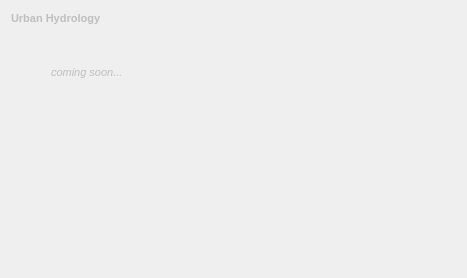
            <widget class="QWidget" name="scrollAreaWidgetContents_12">
             <property name="geometry">
              <rect>
               <x>0</x>
               <y>0</y>
               <width>463</width>
               <height>278</height>
              </rect>
             </property>
             <layout class="QVBoxLayout" name="verticalLayout_25">
              <item>
               <widget class="QLabel" name="simulationconfig_lbl_4">
                <property name="enabled">
                 <bool>false</bool>
                </property>
                <property name="minimumSize">
                 <size>
                  <width>445</width>
                  <height>16</height>
                 </size>
                </property>
                <property name="maximumSize">
                 <size>
                  <width>16777215</width>
                  <height>16</height>
                 </size>
                </property>
                <property name="text">
                 <string>&lt;!DOCTYPE HTML PUBLIC &quot;-//W3C//DTD HTML 4.0//EN&quot; &quot;http://www.w3.org/TR/REC-html40/strict.dtd&quot;&gt;
&lt;html&gt;&lt;head&gt;&lt;meta name=&quot;qrichtext&quot; content=&quot;1&quot; /&gt;&lt;style type=&quot;text/css&quot;&gt;
p, li { white-space: pre-wrap; }
&lt;/style&gt;&lt;/head&gt;&lt;body style=&quot; font-family:'MS Shell Dlg 2'; font-size:8.25pt; font-weight:400; font-style:normal;&quot;&gt;
&lt;p style=&quot; margin-top:0px; margin-bottom:0px; margin-left:0px; margin-right:0px; -qt-block-indent:0; text-indent:0px;&quot;&gt;&lt;span style=&quot; font-size:8pt; font-weight:600;&quot;&gt;Urban Hydrology&lt;/span&gt;&lt;/p&gt;&lt;/body&gt;&lt;/html&gt;</string>
                </property>
               </widget>
              </item>
              <item>
               <widget class="QWidget" name="outputconfig_widget_4" native="true">
                <property name="minimumSize">
                 <size>
                  <width>0</width>
                  <height>100</height>
                 </size>
                </property>
                <widget class="QLabel" name="comingsoon_6">
                 <property name="enabled">
                  <bool>false</bool>
                 </property>
                 <property name="geometry">
                  <rect>
                   <x>40</x>
                   <y>30</y>
                   <width>111</width>
                   <height>20</height>
                  </rect>
                 </property>
                 <property name="text">
                  <string>&lt;!DOCTYPE HTML PUBLIC &quot;-//W3C//DTD HTML 4.0//EN&quot; &quot;http://www.w3.org/TR/REC-html40/strict.dtd&quot;&gt;
&lt;html&gt;&lt;head&gt;&lt;meta name=&quot;qrichtext&quot; content=&quot;1&quot; /&gt;&lt;style type=&quot;text/css&quot;&gt;
p, li { white-space: pre-wrap; }
&lt;/style&gt;&lt;/head&gt;&lt;body style=&quot; font-family:'MS Shell Dlg 2'; font-size:8.25pt; font-weight:400; font-style:normal;&quot;&gt;
&lt;p style=&quot; margin-top:0px; margin-bottom:0px; margin-left:0px; margin-right:0px; -qt-block-indent:0; text-indent:0px;&quot;&gt;&lt;span style=&quot; font-size:8pt; font-style:italic;&quot;&gt;coming soon...&lt;/span&gt;&lt;/p&gt;&lt;/body&gt;&lt;/html&gt;</string>
                 </property>
                </widget>
               </widget>
              </item>
             </layout>
            </widget>
